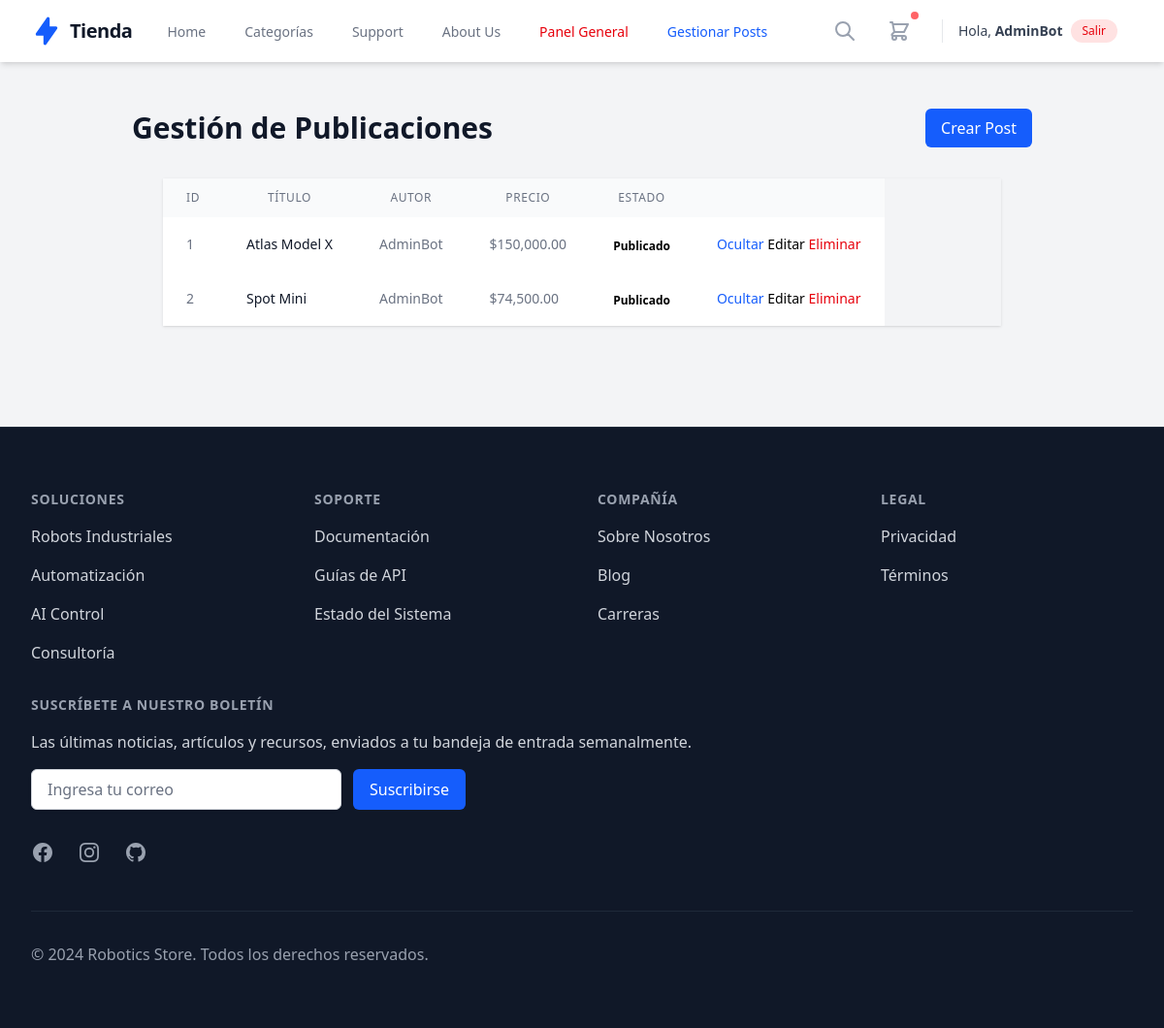
The page /public/admin/posts (signed in) on the database its author committed.
### tables this page shows
CREATE TABLE posts (
    id INT AUTO_INCREMENT PRIMARY KEY,
    title VARCHAR(255) NOT NULL,        
    content TEXT NOT NULL,
    image_url VARCHAR(512),             
    price DECIMAL(10, 2) DEFAULT 0.00,
    
     
    specs JSON NULL,                   
    
     
    is_active BOOLEAN DEFAULT TRUE,    
    
    user_id INT,
    category_id INT,
    created_at TIMESTAMP DEFAULT CURRENT_TIMESTAMP,
    updated_at TIMESTAMP DEFAULT CURRENT_TIMESTAMP ON UPDATE CURRENT_TIMESTAMP,
    
    FOREIGN KEY (user_id) REFERENCES users(id) ON DELETE SET NULL,
    FOREIGN KEY (category_id) REFERENCES categories(id) ON DELETE SET NULL,

     
    CONSTRAINT chk_price_positive CHECK (price >= 0)
);

CREATE TABLE users (
    id INT AUTO_INCREMENT PRIMARY KEY,
    username VARCHAR(50) NOT NULL,
    email VARCHAR(255) NOT NULL UNIQUE,  
    password VARCHAR(255) NOT NULL,
    role_id INT DEFAULT 2, 
    created_at TIMESTAMP DEFAULT CURRENT_TIMESTAMP,
    updated_at TIMESTAMP DEFAULT CURRENT_TIMESTAMP ON UPDATE CURRENT_TIMESTAMP,
    FOREIGN KEY (role_id) REFERENCES roles(id)
);

### app/Controllers/AdminController.php (called while the page is built, shortened)
<?php
require_once dirname(__DIR__) . '/Models/Post.php';
class AdminController {
    public function posts() {
        $postModel = new Post();
        $posts = $postModel->getAll();
        $this->render('posts', ['posts' => $posts]);
    }
    private function render($view, $data = []) {
        extract($data);
        $rootPath = dirname(__DIR__);
        require_once $rootPath . '/views/layout/header.php';
        require_once $rootPath . '/views/admin/' . $view . '.php';
        require_once $rootPath . '/views/layout/footer.php';
    }
}

### app/Router.php (called while the page is built, shortened)
<?php
class Router {
    protected $method = 'index';
    public function __construct() {
        $url = $this->getUrl();
        if (isset($url[0]) && $url[0] === 'public') {
            array_shift($url);
        }
        if (isset($url[0])) {
            $controllerName = ucfirst($url[0]) . 'Controller';
            if (file_exists(__DIR__ . '/Controllers/' . $controllerName . '.php')) {
                unset($url[0]);
            }
        }
        $this->controller = new $this->controller;
        if (isset($url[1])) {
            if (method_exists($this->controller, $url[1])) {
                $this->method = $url[1];
                unset($url[1]);
            }
        }
        $this->params = $url ? array_values($url) : [];
        call_user_func_array([$this->controller, $this->method], $this->params);
    }
    public function getUrl() {
        if (isset($_GET['url'])) {
            $url = rtrim($_GET['url'], '/');
            $url = filter_var($url, FILTER_SANITIZE_URL);
            return explode('/', $url);
        }
        return [];
    }
}

### index.php (called while the page is built, shortened)
<?php
require_once 'app/Config/Database.php';
$init = new Router();

### app/Config/Database.php (called while the page is built, shortened)
<?php
class Database {
    private static $instance = null;
    private function __construct() {
        try {
            $dsn = "mysql:host=" . DB_HOST . ";dbname=" . DB_NAME . ";charset=utf8";
            $this->conn = new PDO($dsn, DB_USER, DB_PASS);
        } catch (PDOException $e) {
            die("Error de conexión: " . $e->getMessage());
        }
    }
    public static function connect() {
        if (self::$instance === null) {
            self::$instance = new Database();
        }
        return self::$instance->conn;
    }
}
?>

### app/Models/Post.php (called while the page is built, shortened)
<?php
class Post {
    private $db;
    public function __construct() {
        $this->db = Database::connect();
    }
    public function getAll() {
        $sql = "SELECT posts.*, users.username, categories.name as category_name
                FROM posts
                LEFT JOIN users ON posts.user_id = users.id
                LEFT JOIN categories ON posts.category_id = categories.id
                ORDER BY posts.created_at DESC";
        $stmt = $this->db->query($sql);
        return $stmt->fetchAll(PDO::FETCH_ASSOC);
    }
}

### app/views/admin/posts.php (the view, shortened to what this page needs)
<div class="max-w-7xl mx-auto py-6 sm:px-6 lg:px-8">
    <div class="flex justify-between items-center mb-6">
        <h1 class="text-3xl font-bold text-gray-900">Gestión de Publicaciones</h1>
        <a href="<?= BASE_URL ?>/public/admin/createPost" class="bg-blue-600 text-white px-4 py-2 rounded-md hover:bg-blue-700">Crear Post</a>
    </div>
    <div class="flex flex-col">
        <div class="-my-2 overflow-x-auto sm:-mx-6 lg:-mx-8">
            <div class="py-2 align-middle inline-block min-w-full sm:px-6 lg:px-8">
                <div class="shadow overflow-hidden border-b border-gray-200 sm:rounded-lg">
                    <table class="min-w-full divide-y divide-gray-200">
                        <thead class="bg-gray-50">
                            <tr>
                                <th scope="col" class="px-6 py-3 text-left text-xs font-medium text-gray-500 uppercase tracking-wider">ID</th>
                                <th scope="col" class="px-6 py-3 text-left text-xs font-medium text-gray-500 uppercase tracking-wider">Título</th>
                                <th scope="col" class="px-6 py-3 text-left text-xs font-medium text-gray-500 uppercase tracking-wider">Autor</th>
                                <th scope="col" class="px-6 py-3 text-left text-xs font-medium text-gray-500 uppercase tracking-wider">Precio</th>
                                <th scope="col" class="px-6 py-3 text-left text-xs font-medium text-gray-500 uppercase tracking-wider">Estado</th>
                                <th scope="col" class="relative px-6 py-3">
                                </th>
                            </tr>
                        </thead>
                        <tbody class="bg-white divide-y divide-gray-200">
                            <?php foreach ($posts as $post): ?>
                            <tr>
                                <td class="px-6 py-4 whitespace-nowrap text-sm text-gray-500"><?= $post['id'] ?></td>
                                <td class="px-6 py-4 whitespace-nowrap">
                                    <div class="text-sm font-medium text-gray-900"><?= htmlspecialchars($post['title']) ?></div>
                                </td>
                                <td class="px-6 py-4 whitespace-nowrap text-sm text-gray-500"><?= htmlspecialchars($post['username'] ?? 'Anónimo/Eliminado') ?></td>
                                <td class="px-6 py-4 whitespace-nowrap text-sm text-gray-500">$<?= number_format($post['price'], 2) ?></td>
                                <td class="px-6 py-4 whitespace-nowrap">
                                    <span class="px-2 inline-flex text-xs leading-5 font-semibold rounded-full <?= $post['is_active'] ? 'bg-green-100 text-green-800' : 'bg-red-100 text-red-800' ?>">
                                        <?= $post['is_active'] ? 'Publicado' : 'Borrador' ?>
                                    </span>
                                </td>
                                <td class="px-6 py-4 whitespace-nowrap text-right text-sm font-medium">
                                    <a href="<?= BASE_URL ?>/public/admin/togglePost/<?= $post['id'] ?>" class="text-blue-600 hover:text-blue-900 mr-3">
                                        <?= $post['is_active'] ? 'Ocultar' : 'Publicar' ?>
                                    </a>
                                    <a href="<?= BASE_URL ?>/public/admin/editPost/<?= $post['id'] ?>" class="text-indigo-600 hover:text-indigo-900 mr-3">Editar</a>
                                    <a href="<?= BASE_URL ?>/public/admin/deletePost/<?= $post['id'] ?>" class="text-red-600 hover:text-red-900" onclick="return confirm('¿Eliminar post?')">Eliminar</a>
                                </td>
                            </tr>
                            <?php endforeach; ?>
                        </tbody>
                    </table>
                </div>
            </div>
        </div>
    </div>
</div>

### rows shown on the page
posts: id "1", title "Atlas Model X", user.username "AdminBot", price "150,000.00", is_active "Publicado"
posts: id "2", title "Spot Mini", user.username "AdminBot", price "74,500.00", is_active "Publicado"

### other values the page prints
$_SESSION['username'] "AdminBot"
